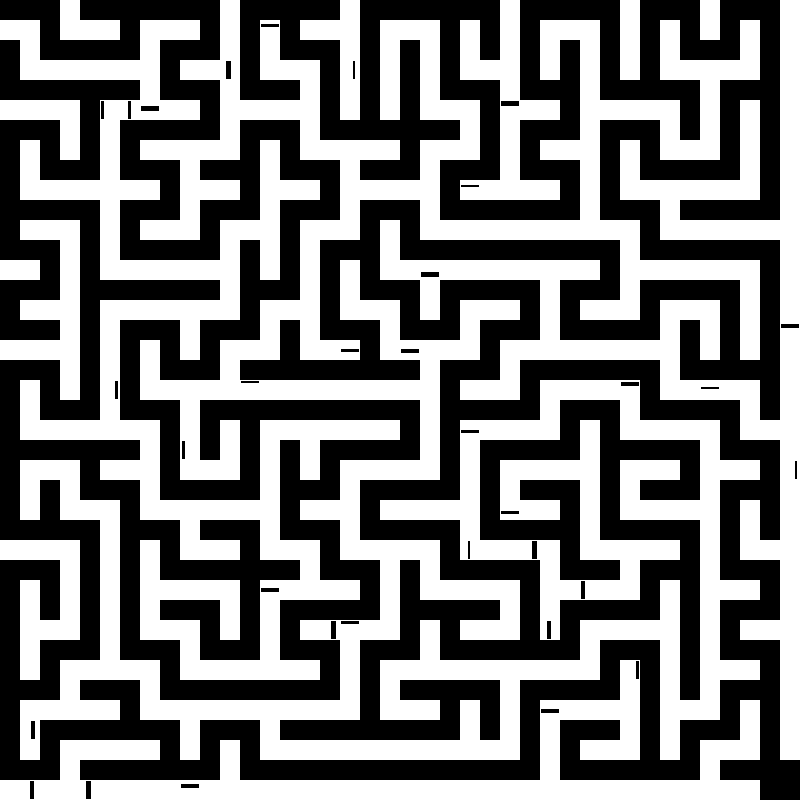
#> input picture cleaned/maze_01.png, 800 x 800 px, found by its file name; its folder holds only this picture in this run
$ python cleaned.py
#> lines starting #> are read from the running program, lines starting #| are printed output that depends on the picture; after the words box and inside, x2 and y2 are one past the last pixel; in counts of white or black regions, pixels touching at a corner belong together
import cv2
import numpy as np
import os

input_folder = r"D:\ProjectX\T1\X task 1 Windows\cleaned"
output_folder = r"D:\ProjectX\T1\X task 1 Windows\cleaned_final"
os.makedirs(output_folder, exist_ok=True)
for i in range(1, 101):
    filename = f"maze_{i:02d}.png"
    input_path = os.path.join(input_folder, filename)
    img = cv2.imread(input_path, cv2.IMREAD_GRAYSCALE)
#> img: shape (800, 800); 49.5% white; 13 white regions, largest, box (x1, y1, x2, y2) and area: (20, 0, 760, 760) 161374, (0, 20, 400, 680) 55676, (380, 0, 800, 760) 43766
    if img is None:
        print(f"Could not read {filename}")
        continue
    _, binary = cv2.threshold(img, 127, 255, cv2.THRESH_BINARY)
    kernel = np.ones((5,5), np.uint8)
    clean = cv2.morphologyEx(binary, cv2.MORPH_CLOSE, kernel)
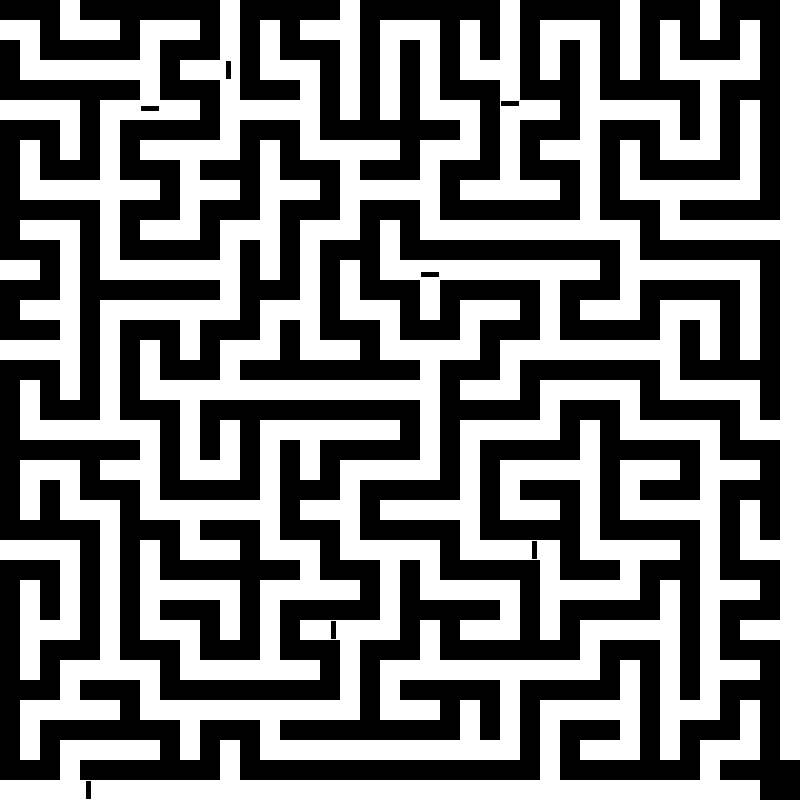
#> clean: shape (800, 800); 49.8% white; 13 white regions, largest, box (x1, y1, x2, y2) and area: (20, 0, 760, 760) 162130, (0, 20, 400, 680) 55910, (380, 0, 800, 760) 43910
    inv = cv2.bitwise_not(clean)
    num_labels, labels, stats, _ = cv2.connectedComponentsWithStats(
        inv,
        connectivity=8
    )
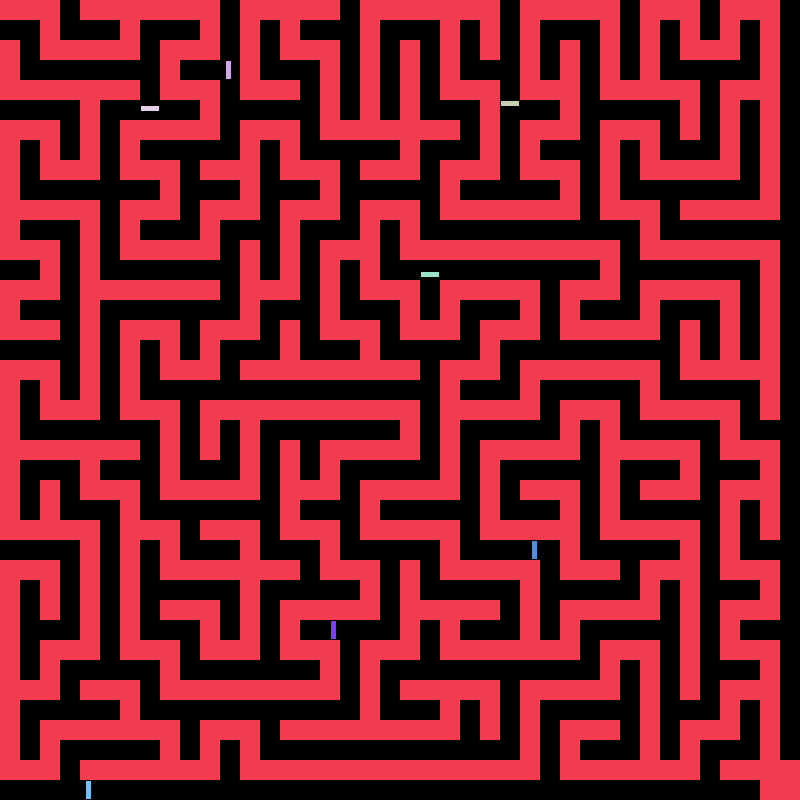
#> labels: shape (800, 800) int32; 9 distinct labels, from 0 to 8; one colour per label, 0 black
#> num_labels = 9; stats = [[0, 0, 800, 800, 318570], [0, 0, 800, 800, 320800], [226, 61, 5, 18, 90], [501, 101, 18, 5, 90], [141, 106, 18, 5, 90], [421, 272, 18, 5, 90], [532, 541, 5, 18, 90], [331, 621, 5, 18, 90], [86, 781, 5, 18, 90]]
    for label in range(1, num_labels):
        area = stats[label, cv2.CC_STAT_AREA]
        if area < 100:
            inv[labels == label] = 0
#> this loop made 8 passes
#> area on passes 1 to 8: 320800, 90, 90, 90, 90, 90, 90, 90
#> inv: shape (800, 800); 50.1% white; 13 black regions, largest, box (x1, y1, x2, y2) and area: (20, 0, 760, 760) 162400, (0, 20, 400, 680) 56000, (380, 0, 800, 760) 44000
    result = cv2.bitwise_not(inv)
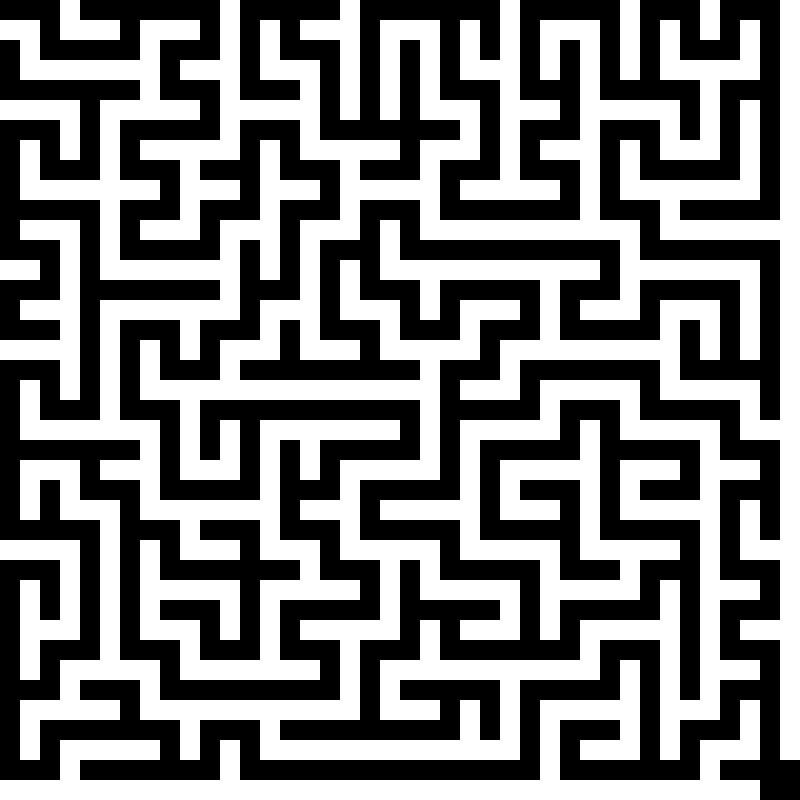
#> result: shape (800, 800); 49.9% white; 13 white regions, largest, box (x1, y1, x2, y2) and area: (20, 0, 760, 760) 162400, (0, 20, 400, 680) 56000, (380, 0, 800, 760) 44000
    output_path = os.path.join(output_folder, filename)
    cv2.imwrite(output_path, result)
    print(f"Processed {filename}")
